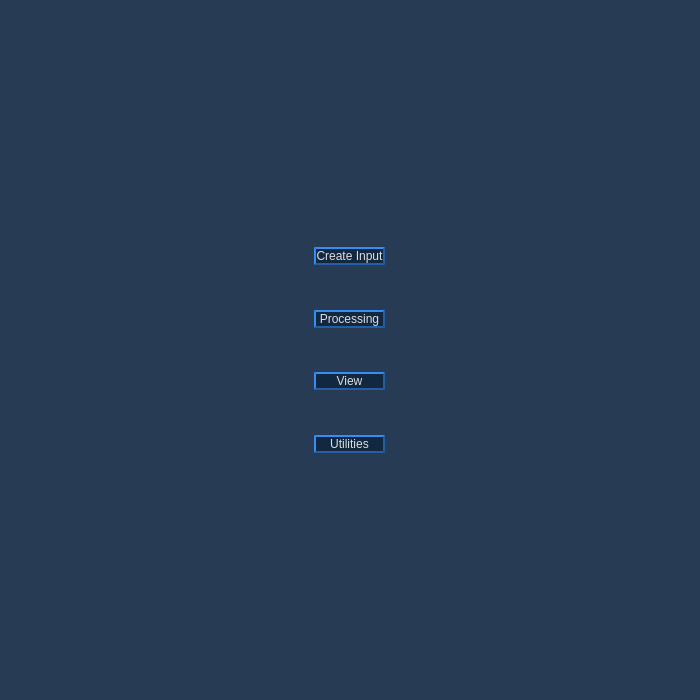
<?xml version="1.0" encoding="UTF-8"?>
<ui version="4.0">
 <class>MainWindow</class>
 <widget class="QMainWindow" name="MainWindow">
  <property name="geometry">
   <rect>
    <x>0</x>
    <y>0</y>
    <width>700</width>
    <height>700</height>
   </rect>
  </property>
  <property name="windowTitle">
   <string>MainWindow</string>
  </property>
  <property name="styleSheet">
   <string notr="true"/>
  </property>
  <widget class="QWidget" name="centralwidget">
   <property name="styleSheet">
    <string notr="true">QWidget#centralwidget
{
background-color: rgb(39, 60, 84);
}</string>
   </property>
   <layout class="QGridLayout" name="gridLayout">
    <item row="0" column="1">
     <spacer name="verticalSpacer_6">
      <property name="orientation">
       <enum>Qt::Vertical</enum>
      </property>
      <property name="sizeHint" stdset="0">
       <size>
        <width>20</width>
        <height>207</height>
       </size>
      </property>
     </spacer>
    </item>
    <item row="1" column="0">
     <spacer name="horizontalSpacer">
      <property name="orientation">
       <enum>Qt::Horizontal</enum>
      </property>
      <property name="sizeHint" stdset="0">
       <size>
        <width>330</width>
        <height>20</height>
       </size>
      </property>
     </spacer>
    </item>
    <item row="1" column="1">
     <layout class="QVBoxLayout" name="verticalLayout">
      <item>
       <spacer name="verticalSpacer">
        <property name="orientation">
         <enum>Qt::Vertical</enum>
        </property>
        <property name="sizeHint" stdset="0">
         <size>
          <width>20</width>
          <height>40</height>
         </size>
        </property>
       </spacer>
      </item>
      <item>
       <widget class="QPushButton" name="button_mimaf_in">
        <property name="cursor">
         <cursorShape>PointingHandCursor</cursorShape>
        </property>
        <property name="styleSheet">
         <string notr="true">QPushButton {
font: 15pt &quot;Microsoft YaHei UI Light&quot;;
color: rgb(222, 222, 222);
background-color: rgb(18, 39, 64);
border-style:outset;
border-width:1.5px;
border-color: rgb(36, 95, 163);
border-radius:10px;
}

QPushButton:hover {
background-color: qlineargradient(spread:pad, x1:0, y1:1, x2:0, y2:0, stop:0 rgb(36, 96, 163), stop:1 rgb(101, 166, 240));
}

QPushButton:pressed{
border-style: inset;
}</string>
        </property>
        <property name="text">
         <string>Create Input</string>
        </property>
        <property name="autoDefault">
         <bool>false</bool>
        </property>
        <property name="flat">
         <bool>true</bool>
        </property>
       </widget>
      </item>
      <item>
       <spacer name="verticalSpacer_5">
        <property name="orientation">
         <enum>Qt::Vertical</enum>
        </property>
        <property name="sizeHint" stdset="0">
         <size>
          <width>20</width>
          <height>40</height>
         </size>
        </property>
       </spacer>
      </item>
      <item>
       <widget class="QPushButton" name="button_imf">
        <property name="cursor">
         <cursorShape>PointingHandCursor</cursorShape>
        </property>
        <property name="styleSheet">
         <string notr="true">QPushButton {
font: 15pt &quot;Microsoft YaHei UI Light&quot;;
color: rgb(222, 222, 222);
background-color: rgb(18, 39, 64);
border-style:outset;
border-width:1.5px;
border-color: rgb(36, 95, 163);
border-radius:10px;
}

QPushButton:hover {
background-color: qlineargradient(spread:pad, x1:0, y1:1, x2:0, y2:0, stop:0 rgb(36, 96, 163), stop:1 rgb(101, 166, 240));
}

QPushButton:pressed{
border-style: inset;
}</string>
        </property>
        <property name="text">
         <string>Processing</string>
        </property>
        <property name="autoDefault">
         <bool>false</bool>
        </property>
        <property name="flat">
         <bool>true</bool>
        </property>
       </widget>
      </item>
      <item>
       <spacer name="verticalSpacer_2">
        <property name="orientation">
         <enum>Qt::Vertical</enum>
        </property>
        <property name="sizeHint" stdset="0">
         <size>
          <width>20</width>
          <height>40</height>
         </size>
        </property>
       </spacer>
      </item>
      <item>
       <widget class="QPushButton" name="button_mimaf_view">
        <property name="cursor">
         <cursorShape>PointingHandCursor</cursorShape>
        </property>
        <property name="styleSheet">
         <string notr="true">QPushButton {
font: 15pt &quot;Microsoft YaHei UI Light&quot;;
color: rgb(222, 222, 222);
background-color: rgb(18, 39, 64);
border-style:outset;
border-width:1.5px;
border-color: rgb(36, 95, 163);
border-radius:10px;
}

QPushButton:hover {
background-color: qlineargradient(spread:pad, x1:0, y1:1, x2:0, y2:0, stop:0 rgb(36, 96, 163), stop:1 rgb(101, 166, 240));
}

QPushButton:pressed{
border-style: inset;
}</string>
        </property>
        <property name="text">
         <string>View</string>
        </property>
        <property name="autoDefault">
         <bool>false</bool>
        </property>
        <property name="flat">
         <bool>true</bool>
        </property>
       </widget>
      </item>
      <item>
       <spacer name="verticalSpacer_4">
        <property name="orientation">
         <enum>Qt::Vertical</enum>
        </property>
        <property name="sizeHint" stdset="0">
         <size>
          <width>20</width>
          <height>40</height>
         </size>
        </property>
       </spacer>
      </item>
      <item>
       <widget class="QPushButton" name="button_utilities">
        <property name="cursor">
         <cursorShape>PointingHandCursor</cursorShape>
        </property>
        <property name="styleSheet">
         <string notr="true">QPushButton {
font: 15pt &quot;Microsoft YaHei UI Light&quot;;
color: rgb(222, 222, 222);
background-color: rgb(18, 39, 64);
border-style:outset;
border-width:1.5px;
border-color: rgb(36, 95, 163);
border-radius:10px;
}

QPushButton:hover {
background-color: qlineargradient(spread:pad, x1:0, y1:1, x2:0, y2:0, stop:0 rgb(36, 96, 163), stop:1 rgb(101, 166, 240));
}

QPushButton:pressed{
border-style: inset;
}</string>
        </property>
        <property name="text">
         <string>Utilities</string>
        </property>
        <property name="autoDefault">
         <bool>false</bool>
        </property>
        <property name="flat">
         <bool>true</bool>
        </property>
       </widget>
      </item>
      <item>
       <spacer name="verticalSpacer_3">
        <property name="orientation">
         <enum>Qt::Vertical</enum>
        </property>
        <property name="sizeHint" stdset="0">
         <size>
          <width>20</width>
          <height>40</height>
         </size>
        </property>
       </spacer>
      </item>
     </layout>
    </item>
    <item row="1" column="2">
     <spacer name="horizontalSpacer_2">
      <property name="orientation">
       <enum>Qt::Horizontal</enum>
      </property>
      <property name="sizeHint" stdset="0">
       <size>
        <width>330</width>
        <height>20</height>
       </size>
      </property>
     </spacer>
    </item>
    <item row="2" column="1">
     <spacer name="verticalSpacer_7">
      <property name="orientation">
       <enum>Qt::Vertical</enum>
      </property>
      <property name="sizeHint" stdset="0">
       <size>
        <width>20</width>
        <height>207</height>
       </size>
      </property>
     </spacer>
    </item>
   </layout>
  </widget>
 </widget>
 <resources>
  <include location="main_background.qrc"/>
 </resources>
 <connections/>
</ui>
